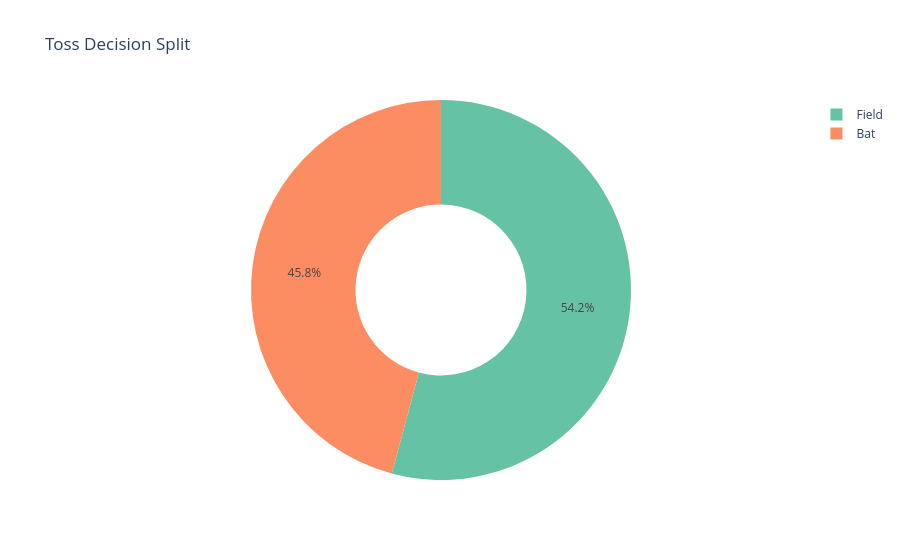

Source (notebook cell):
### Markdown cell above
**Q6. Toss decision trend — bat first vs field first.**

### Code cell
q6 = run_sql('''
SELECT toss_decision, COUNT(*) AS n FROM matches GROUP BY toss_decision;
''')
fig = px.pie(q6, names="toss_decision", values="n", title="Toss Decision Split", hole=0.45,
             color_discrete_sequence=px.colors.qualitative.Set2)
fig.show()

### Figure 1 — Plotly figure (JSON) as saved in the notebook; plotly's stock layout.template omitted (floating-point values rounded to 4 significant figures)
{"data": [{"domain": {"x": [0, 1], "y": [0, 1]}, "hole": 0.45, "hovertemplate": "toss_decision=%{label}<br>n=%{value}<extra></extra>", "labels": ["Bat", "Field"], "legendgroup": "", "name": "", "showlegend": true, "type": "pie", "values": [55, 65]}], "layout": {"legend": {"tracegroupgap": 0}, "piecolorway": ["rgb(102,194,165)", "rgb(252,141,98)", "rgb(141,160,203)", "rgb(231,138,195)", "rgb(166,216,84)", "rgb(255,217,47)", "rgb(229,196,148)", "rgb(179,179,179)"], "title": {"text": "Toss Decision Split"}}}
